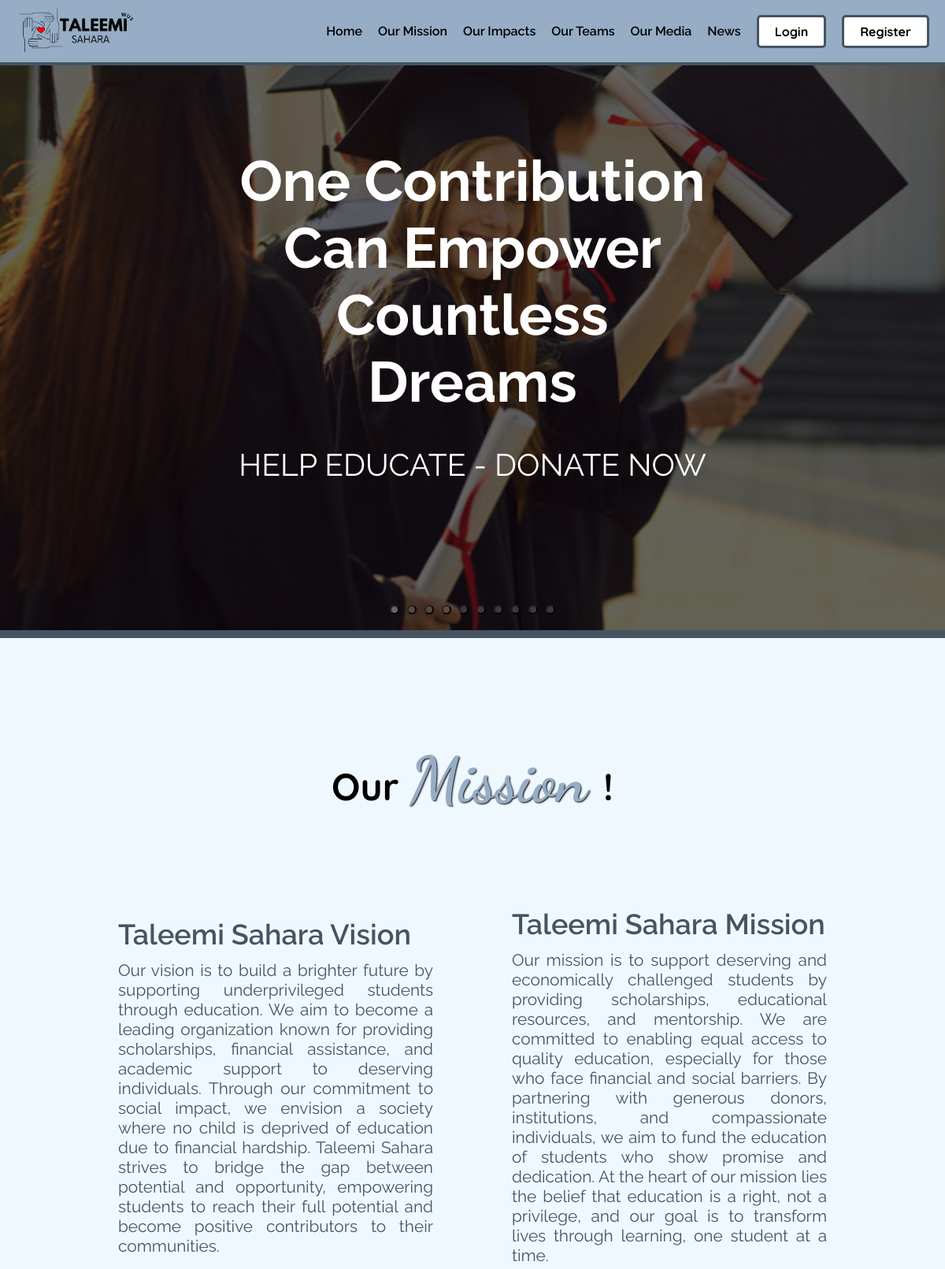
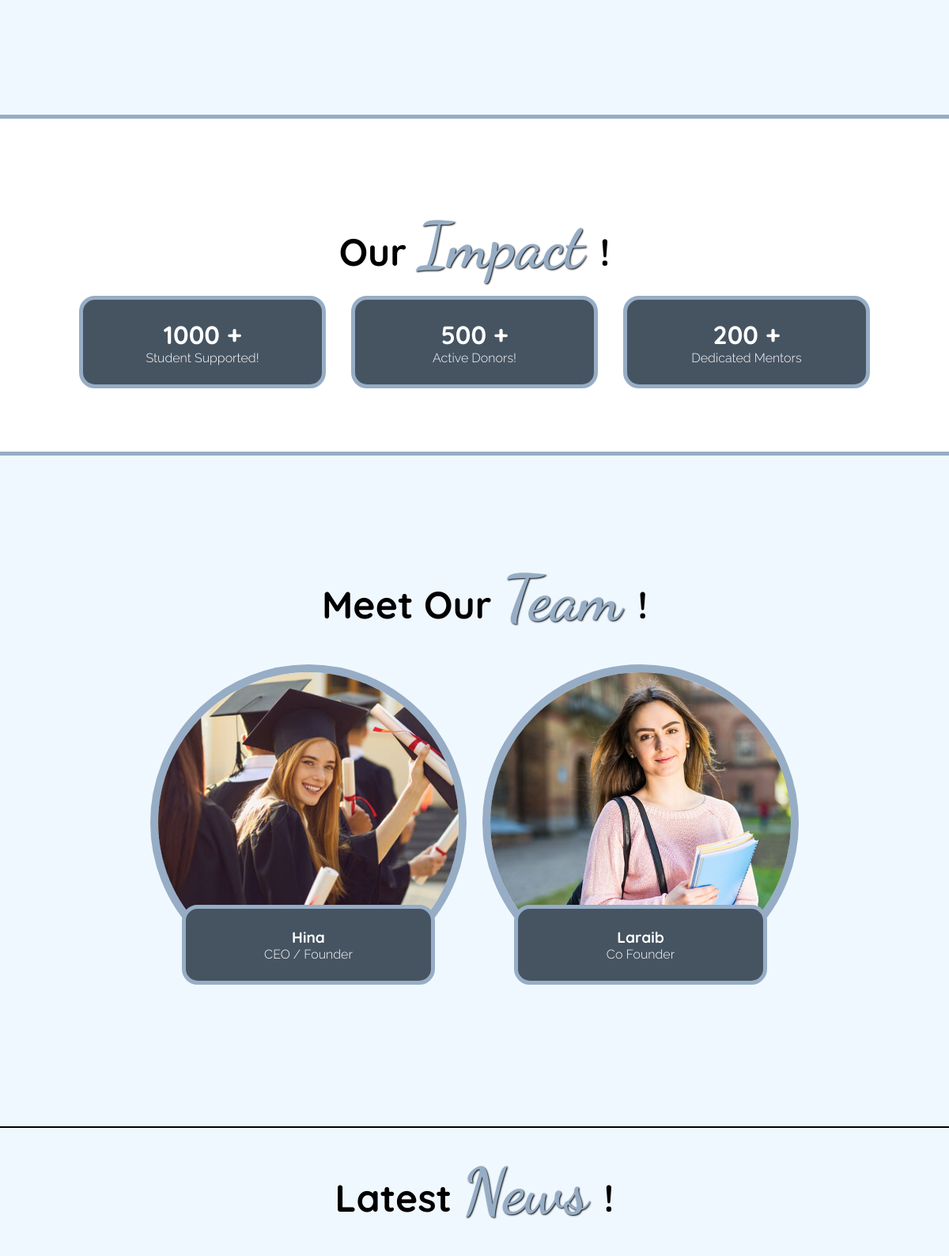
The page / (upper part) on the database its author committed (2 pictures, top to bottom).
### tables this page shows
CREATE TABLE `team_members` (
  `id` int(11) NOT NULL,
  `name` varchar(255) NOT NULL,
  `role` varchar(255) NOT NULL,
  `image` varchar(255) NOT NULL COMMENT 'e.g., ./images/team/member1.jpg',
  `status` enum('active','inactive') NOT NULL DEFAULT 'active',
  `created_at` timestamp NOT NULL DEFAULT current_timestamp()
);

### components/news-carousel.php (the view, shortened to what this page needs)
<section id="news" class=" news-section">
    <div style="display: flex; flex-direction: column; align-items: center; justify-content: center; gap: 1.5rem; padding-top: 2rem; padding-bottom: 1rem; background-color: aliceblue; margin-top: 0rem; border-top: 2px solid black;white-space: nowrap;">
        <div style="font-size: 6rem; font-weight: bold; font-family: 'Quicksand', serif; padding: 0 2rem; text-align: center; max-width: 450px; font-size: 3rem;">
            Latest
            <span
                style="font-family: 'Dancing Script', cursive; font-size: 7rem; max-width: 450px; font-size: 5rem; color: #96ADC5; text-shadow: 1px 1px 2px rgba(0, 0, 0, 1)">
                News
            </span>
            !
        </div>
    </div>
    <div class="news-carousel">
        <div class="news-container">
        </div>
    </div>
</section>

### index.php (shortened to what this page needs)
<?php
require_once 'config/database.php';
?>
<!DOCTYPE html>
<html lang="en">
<head>
</head>
<body>
  <?php include 'components/navbar.php'; ?>
  <div class="main">
    <?php include 'components/carousel.php'; ?>
    <div class="" id="our-mission" style="width: 100%; padding:100px;border-top: 10px solid #465462;  background-color: aliceblue;">
      <div style="display: flex; flex-direction: column; align-items: center; justify-content: center; gap: 1.5rem; padding-top: 2rem; padding-bottom: 1rem; margin-top: 0rem;white-space: nowrap;">
        <div style="font-size: 6rem; font-weight: bold; font-family: 'Quicksand', serif; padding: 0 2rem; text-align: center; max-width: 450px; font-size: 3rem;">
          Our
          <span
            style="font-family: 'Dancing Script', cursive; font-size: 7rem; max-width: 450px; font-size: 5rem; color: #96ADC5; text-shadow: 1px 1px 2px rgba(0, 0, 0, 1)">
            Mission
          </span>
          !
        </div>
      </div>
      <div class="custom-container" style="width: 100%;">
        <div class="text-wrapper">
          <h1 class="title">Taleemi Sahara Vision</h1>
          <p class="subtitle">
            Our vision is to build a brighter future by supporting underprivileged students through education. We aim to become a leading organization known for providing scholarships, financial assistance, and academic support to deserving individuals. Through our commitment to social impact, we envision a society where no child is deprived of education due to financial hardship. Taleemi Sahara strives to bridge the gap between potential and opportunity, empowering students to reach their full potential and become positive contributors to their communities.
          </p>
        </div>
        <div class="text-wrapper">
          <h1 class="title">Taleemi Sahara Mission</h1>
          <p class="subtitle">
            Our mission is to support deserving and economically challenged students by providing scholarships, educational resources, and mentorship. We are committed to enabling equal access to quality education, especially for those who face financial and social barriers. By partnering with generous donors, institutions, and compassionate individuals, we aim to fund the education of students who show promise and dedication. At the heart of our mission lies the belief that education is a right, not a privilege, and our goal is to transform lives through learning, one student at a time.
          </p>
        </div>
      </div>
    </div>
    <section id="our-impacts" class="impact-section" style="border-top: 5px solid #96ADC5;">
      <div style="display: flex; flex-direction: column; align-items: center; justify-content: center; gap: 1.5rem; padding-top: 2rem; padding-bottom: 1rem; margin-top: 0rem; white-space: nowrap;">
        <div style="font-size: 6rem; font-weight: bold; font-family: 'Quicksand', serif; padding: 0 2rem; text-align: center; font-size: 3rem;">
          Our
          <span
            style="font-family: 'Dancing Script', cursive; font-size: 5rem; max-width: 450px; color: #96ADC5; text-shadow: 1px 1px 2px rgba(0, 0, 0, 1)">
            Impact
          </span>
          !
        </div>
      </div>
      <div class="impact-stats">
        <div style="text-align: center; color: white; background: #465462; border: 5px solid #96ADC5; padding: 1.5rem 2.5rem; border-radius: 20px; width: 80%;">
          <div style="font-size: 2rem; font-weight: bold; font-family: 'Quicksand', serif;">
            1000 +
          </div>
          <div style="font-size: 1rem; font-weight: 300; white-space: nowrap;">
            Student Supported!
          </div>
        </div>
        <div style="text-align: center; color: white; background: #465462; border: 5px solid #96ADC5; padding: 1.5rem 2.5rem; border-radius: 20px; width: 80%;">
          <div style="font-size: 2rem; font-weight: bold; font-family: 'Quicksand', serif;">
            500 +
          </div>
          <div style="font-size: 1rem; font-weight: 300; white-space: nowrap;">
            Active Donors!
          </div>
        </div>
        <div style="text-align: center; color: white; background: #465462; border: 5px solid #96ADC5; padding: 1.5rem 2.5rem; border-radius: 20px; width: 80%;">
          <div style="font-size: 2rem; font-weight: bold; font-family: 'Quicksand', serif;">
            200 +
          </div>
          <div style="font-size: 1rem; font-weight: 300; white-space: nowrap;">
            Dedicated Mentors
          </div>
        </div>
      </div>
    </section>
    <div class="" id="our-team" style="width: 100%;padding:100px;border-top: 5px solid #96ADC5; background-color: aliceblue;">
      <div style="display: flex; flex-direction: column; align-items: center; justify-content: center; gap: 1.5rem; padding-top: 2rem; padding-bottom: 1rem; background-color: aliceblue; margin-top: 0rem; white-space: nowrap;">
        <div style="font-size: 6rem; font-weight: bold; font-family: 'Quicksand', serif; padding: 0 2rem; text-align: center; max-width: 450px; font-size: 3rem;">
          Meet Our
          <span
            style="font-family: 'Dancing Script', cursive; font-size: 7rem; max-width: 450px; font-size: 5rem; color: #96ADC5; text-shadow: 1px 1px 2px rgba(0, 0, 0, 1)">
            Team
          </span>
          !
        </div>
      </div>
      <div style="display: flex; gap:20px; justify-content: center;  align-items: center; background-color: aliceblue; padding: 20px; flex-wrap: wrap;" id="team-me">
        <?php
        try {
          $stmt = $conn->prepare("SELECT name, role, image FROM team_members WHERE status = 'active' ORDER BY created_at ASC");
          $stmt->execute();
          $result = $stmt->get_result();
          $teamMembers = $result->fetch_all(MYSQLI_ASSOC);
        } catch (mysqli_sql_exception $e) {
          $teamMembers = [];
        }
        if (empty($teamMembers)) {
          echo '<div style="text-align: center; width: 100%; padding: 40px; color: #465462; font-size: 1.2rem;">';
          echo 'Our team information is being updated. Please check back soon!';
          echo '</div>';
        } else {
          foreach ($teamMembers as $member) {
            echo '<div style="width: 400px; height: 400px; position: relative;">';
            echo '<img src="' . str_replace('./uploads', './admin/uploads', htmlspecialchars($member['image'])) . '" alt="' . htmlspecialchars($member['name']) . '" style="border-radius: 100%; width: 400px; height: 400px; object-fit: cover; border: 10px solid #96ADC5">';
            echo '<div style="width: 100%; position: absolute; bottom: -5px; left: 0; height: fit-content; display: flex; justify-content: center;">';
            echo '<div style="text-align: center; color: white; background: #465462; border: 5px solid #96ADC5; padding: 1.5rem 2.5rem; border-radius: 20px; width: 80%;">';
            echo '<div style="font-size: 1.2rem; font-weight: bold; font-family: \'Quicksand\', serif;">';
            echo htmlspecialchars($member['name']);
            echo '</div>';
            echo '<div style="font-size: 1rem; font-weight: 300; white-space: nowrap;">';
            echo htmlspecialchars($member['role']);
            echo '</div>';
            echo '</div>';
            echo '</div>';
            echo '</div>';
          }
        }
        ?>
      </div>
    </div>
    <?php include 'components/news-carousel.php'; ?>
</body>
</html>

### index.php (style rules this page uses)
* { box-sizing: border-box; padding: 0; margin: 0; font-family: "Quicksand", sans-serif; }
.impact-section { padding: 5rem 0px; background-color: white; }
.impact-stats { display: flex; gap: 2rem; max-width: 1000px; margin: 0 auto; }
.custom-container { width: 100%; min-width: 300px; height: 100%; display: grid; grid-template-columns: repeat(2, 1fr); place-items: center; place-content: center; margin: 0px auto; gap: 100px; padding: 50px 50px; color: white; font-family: "Spartan", sans-serif; animation: fade-in 0.5s ease-in-out; max-width: 1500px; }
@media (max-width: 1250px) { .custom-container { padding: 50px 50px; } }
@media (min-width: 768px) { .custom-container { width: 100%; } }
.text-wrapper { padding-top: 3rem; width: 100%; }
.title { font-size: 2.25rem; font-weight: 600; color: #465462; }
.subtitle { font-size: 1.3rem; text-align: justify; font-weight: 400; padding-top: 0.75rem; width: 100%; color: #465462 }

### components/navbar.php (style rules this page uses)
* { box-sizing: border-box; padding: 0; margin: 0; font-family: "Raleway", sans-serif; }

### components/news-carousel.php (style rules this page uses)
.news-section { padding: 4rem 0; background-color: aliceblue; }
.news-carousel { position: relative; max-width: 1200px; margin: 0 auto; overflow: hidden; }
.news-container { display: flex; transition: transform 0.5s ease-in-out; gap: 20px; padding: 20px; }

### components/footer.php (style rules this page uses)
body { margin: 0; font-family: 'Spartan', sans-serif; }

### rows shown on the page
team_members: image (picture), name "Hina", role "CEO / Founder"
team_members: image (picture), name "Laraib", role "Co Founder"
